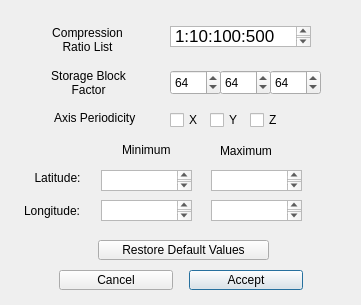
<?xml version="1.0" encoding="UTF-8"?>
<ui version="4.0">
 <class>Page3adv</class>
 <widget class="QDialog" name="Page3adv">
  <property name="geometry">
   <rect>
    <x>0</x>
    <y>0</y>
    <width>361</width>
    <height>305</height>
   </rect>
  </property>
  <property name="windowTitle">
   <string>Create VDF Metadata File: Advanced Options</string>
  </property>
  <widget class="QLabel" name="label_5">
   <property name="geometry">
    <rect>
     <x>48</x>
     <y>67</y>
     <width>81</width>
     <height>31</height>
    </rect>
   </property>
   <property name="text">
    <string>Storage Block Factor</string>
   </property>
   <property name="alignment">
    <set>Qt::AlignCenter</set>
   </property>
   <property name="wordWrap">
    <bool>true</bool>
   </property>
  </widget>
  <widget class="QSpinBox" name="bsxSpinner">
   <property name="enabled">
    <bool>true</bool>
   </property>
   <property name="geometry">
    <rect>
     <x>170</x>
     <y>70</y>
     <width>51</width>
     <height>25</height>
    </rect>
   </property>
   <property name="toolTip">
    <string>Internal storage blocking factor expressed in grid points (NXxNYxNZ).  Default: 64x64x64.  Recommended to be a power of 2.</string>
   </property>
   <property name="minimum">
    <number>1</number>
   </property>
   <property name="maximum">
    <number>65536</number>
   </property>
   <property name="value">
    <number>64</number>
   </property>
  </widget>
  <widget class="QSpinBox" name="bszSpinner">
   <property name="geometry">
    <rect>
     <x>270</x>
     <y>70</y>
     <width>51</width>
     <height>25</height>
    </rect>
   </property>
   <property name="toolTip">
    <string>Internal storage blocking factor expressed in grid points (NXxNYxNZ).  Default: 64x64x64.    Recommended to be a power of 2.</string>
   </property>
   <property name="minimum">
    <number>1</number>
   </property>
   <property name="maximum">
    <number>65536</number>
   </property>
   <property name="value">
    <number>64</number>
   </property>
  </widget>
  <widget class="QCheckBox" name="periodicxButton">
   <property name="geometry">
    <rect>
     <x>170</x>
     <y>110</y>
     <width>31</width>
     <height>20</height>
    </rect>
   </property>
   <property name="toolTip">
    <string>Axis periodicity specifies whether data will &quot;loop back&quot; to its start or end point, after exceeding the bounds of an axis.</string>
   </property>
   <property name="text">
    <string>X</string>
   </property>
  </widget>
  <widget class="QLabel" name="label_4">
   <property name="geometry">
    <rect>
     <x>54</x>
     <y>110</y>
     <width>101</width>
     <height>16</height>
    </rect>
   </property>
   <property name="text">
    <string>Axis Periodicity</string>
   </property>
  </widget>
  <widget class="QLabel" name="label_7">
   <property name="geometry">
    <rect>
     <x>37</x>
     <y>24</y>
     <width>101</width>
     <height>31</height>
    </rect>
   </property>
   <property name="text">
    <string>Compression Ratio List</string>
   </property>
   <property name="alignment">
    <set>Qt::AlignCenter</set>
   </property>
   <property name="wordWrap">
    <bool>true</bool>
   </property>
  </widget>
  <widget class="QTextEdit" name="compressionRatioBox">
   <property name="geometry">
    <rect>
     <x>170</x>
     <y>26</y>
     <width>141</width>
     <height>21</height>
    </rect>
   </property>
   <property name="toolTip">
    <string>Colon delimited list compression ratios. The default is 1:10:100:500.  The maximum compression ratio is wavelet and block size dependent. </string>
   </property>
   <property name="html">
    <string>&lt;!DOCTYPE HTML PUBLIC &quot;-//W3C//DTD HTML 4.0//EN&quot; &quot;http://www.w3.org/TR/REC-html40/strict.dtd&quot;&gt;
&lt;html&gt;&lt;head&gt;&lt;meta name=&quot;qrichtext&quot; content=&quot;1&quot; /&gt;&lt;style type=&quot;text/css&quot;&gt;
p, li { white-space: pre-wrap; }
&lt;/style&gt;&lt;/head&gt;&lt;body style=&quot; font-family:'Lucida Grande'; font-size:13pt; font-weight:400; font-style:normal;&quot;&gt;
&lt;p style=&quot; margin-top:0px; margin-bottom:0px; margin-left:0px; margin-right:0px; -qt-block-indent:0; text-indent:0px;&quot;&gt;1:10:100:500&lt;/p&gt;&lt;/body&gt;&lt;/html&gt;</string>
   </property>
  </widget>
  <widget class="QCheckBox" name="periodicyButton">
   <property name="geometry">
    <rect>
     <x>210</x>
     <y>110</y>
     <width>31</width>
     <height>20</height>
    </rect>
   </property>
   <property name="text">
    <string>Y</string>
   </property>
  </widget>
  <widget class="QSpinBox" name="bsySpinner">
   <property name="geometry">
    <rect>
     <x>220</x>
     <y>70</y>
     <width>51</width>
     <height>25</height>
    </rect>
   </property>
   <property name="toolTip">
    <string>Internal storage blocking factor expressed in grid points (NXxNYxNZ).  Default: 64x64x64.    Recommended to be a power of 2.</string>
   </property>
   <property name="minimum">
    <number>1</number>
   </property>
   <property name="maximum">
    <number>65536</number>
   </property>
   <property name="value">
    <number>64</number>
   </property>
  </widget>
  <widget class="QCheckBox" name="periodiczButton">
   <property name="geometry">
    <rect>
     <x>250</x>
     <y>110</y>
     <width>31</width>
     <height>20</height>
    </rect>
   </property>
   <property name="text">
    <string>Z</string>
   </property>
  </widget>
  <widget class="QPushButton" name="acceptButton">
   <property name="geometry">
    <rect>
     <x>189</x>
     <y>270</y>
     <width>114</width>
     <height>20</height>
    </rect>
   </property>
   <property name="text">
    <string>Accept</string>
   </property>
  </widget>
  <widget class="QPushButton" name="cancelButton">
   <property name="geometry">
    <rect>
     <x>59</x>
     <y>270</y>
     <width>114</width>
     <height>20</height>
    </rect>
   </property>
   <property name="text">
    <string>Cancel</string>
   </property>
  </widget>
  <widget class="QPushButton" name="restoreDefaultButton">
   <property name="geometry">
    <rect>
     <x>98</x>
     <y>240</y>
     <width>171</width>
     <height>20</height>
    </rect>
   </property>
   <property name="text">
    <string>Restore Default Values</string>
   </property>
  </widget>
  <widget class="QLabel" name="label">
   <property name="geometry">
    <rect>
     <x>22</x>
     <y>168</y>
     <width>71</width>
     <height>20</height>
    </rect>
   </property>
   <property name="text">
    <string>Latitude:</string>
   </property>
   <property name="alignment">
    <set>Qt::AlignCenter</set>
   </property>
  </widget>
  <widget class="QLabel" name="label_2">
   <property name="geometry">
    <rect>
     <x>24</x>
     <y>201</y>
     <width>71</width>
     <height>20</height>
    </rect>
   </property>
   <property name="text">
    <string>Longitude:</string>
   </property>
  </widget>
  <widget class="QLabel" name="label_3">
   <property name="geometry">
    <rect>
     <x>122</x>
     <y>140</y>
     <width>71</width>
     <height>20</height>
    </rect>
   </property>
   <property name="text">
    <string>Minimum</string>
   </property>
  </widget>
  <widget class="QLabel" name="label_6">
   <property name="geometry">
    <rect>
     <x>220</x>
     <y>143</y>
     <width>71</width>
     <height>16</height>
    </rect>
   </property>
   <property name="text">
    <string>Maximum</string>
   </property>
  </widget>
  <widget class="QTextEdit" name="minLatExtents">
   <property name="geometry">
    <rect>
     <x>101</x>
     <y>170</y>
     <width>91</width>
     <height>21</height>
    </rect>
   </property>
   <property name="html">
    <string>&lt;!DOCTYPE HTML PUBLIC &quot;-//W3C//DTD HTML 4.0//EN&quot; &quot;http://www.w3.org/TR/REC-html40/strict.dtd&quot;&gt;
&lt;html&gt;&lt;head&gt;&lt;meta name=&quot;qrichtext&quot; content=&quot;1&quot; /&gt;&lt;style type=&quot;text/css&quot;&gt;
p, li { white-space: pre-wrap; }
&lt;/style&gt;&lt;/head&gt;&lt;body style=&quot; font-family:'Lucida Grande'; font-size:13pt; font-weight:400; font-style:normal;&quot;&gt;
&lt;p style=&quot;-qt-paragraph-type:empty; margin-top:0px; margin-bottom:0px; margin-left:0px; margin-right:0px; -qt-block-indent:0; text-indent:0px;&quot;&gt;&lt;br /&gt;&lt;/p&gt;&lt;/body&gt;&lt;/html&gt;</string>
   </property>
  </widget>
  <widget class="QTextEdit" name="minLonExtents">
   <property name="geometry">
    <rect>
     <x>101</x>
     <y>200</y>
     <width>91</width>
     <height>21</height>
    </rect>
   </property>
   <property name="html">
    <string>&lt;!DOCTYPE HTML PUBLIC &quot;-//W3C//DTD HTML 4.0//EN&quot; &quot;http://www.w3.org/TR/REC-html40/strict.dtd&quot;&gt;
&lt;html&gt;&lt;head&gt;&lt;meta name=&quot;qrichtext&quot; content=&quot;1&quot; /&gt;&lt;style type=&quot;text/css&quot;&gt;
p, li { white-space: pre-wrap; }
&lt;/style&gt;&lt;/head&gt;&lt;body style=&quot; font-family:'Lucida Grande'; font-size:13pt; font-weight:400; font-style:normal;&quot;&gt;
&lt;p style=&quot;-qt-paragraph-type:empty; margin-top:0px; margin-bottom:0px; margin-left:0px; margin-right:0px; -qt-block-indent:0; text-indent:0px;&quot;&gt;&lt;br /&gt;&lt;/p&gt;&lt;/body&gt;&lt;/html&gt;</string>
   </property>
  </widget>
  <widget class="QTextEdit" name="maxLatExtents">
   <property name="geometry">
    <rect>
     <x>211</x>
     <y>170</y>
     <width>91</width>
     <height>21</height>
    </rect>
   </property>
   <property name="html">
    <string>&lt;!DOCTYPE HTML PUBLIC &quot;-//W3C//DTD HTML 4.0//EN&quot; &quot;http://www.w3.org/TR/REC-html40/strict.dtd&quot;&gt;
&lt;html&gt;&lt;head&gt;&lt;meta name=&quot;qrichtext&quot; content=&quot;1&quot; /&gt;&lt;style type=&quot;text/css&quot;&gt;
p, li { white-space: pre-wrap; }
&lt;/style&gt;&lt;/head&gt;&lt;body style=&quot; font-family:'Lucida Grande'; font-size:13pt; font-weight:400; font-style:normal;&quot;&gt;
&lt;p style=&quot;-qt-paragraph-type:empty; margin-top:0px; margin-bottom:0px; margin-left:0px; margin-right:0px; -qt-block-indent:0; text-indent:0px;&quot;&gt;&lt;br /&gt;&lt;/p&gt;&lt;/body&gt;&lt;/html&gt;</string>
   </property>
  </widget>
  <widget class="QTextEdit" name="maxLonExtents">
   <property name="geometry">
    <rect>
     <x>211</x>
     <y>200</y>
     <width>91</width>
     <height>21</height>
    </rect>
   </property>
   <property name="html">
    <string>&lt;!DOCTYPE HTML PUBLIC &quot;-//W3C//DTD HTML 4.0//EN&quot; &quot;http://www.w3.org/TR/REC-html40/strict.dtd&quot;&gt;
&lt;html&gt;&lt;head&gt;&lt;meta name=&quot;qrichtext&quot; content=&quot;1&quot; /&gt;&lt;style type=&quot;text/css&quot;&gt;
p, li { white-space: pre-wrap; }
&lt;/style&gt;&lt;/head&gt;&lt;body style=&quot; font-family:'Lucida Grande'; font-size:13pt; font-weight:400; font-style:normal;&quot;&gt;
&lt;p style=&quot;-qt-paragraph-type:empty; margin-top:0px; margin-bottom:0px; margin-left:0px; margin-right:0px; -qt-block-indent:0; text-indent:0px;&quot;&gt;&lt;br /&gt;&lt;/p&gt;&lt;/body&gt;&lt;/html&gt;</string>
   </property>
  </widget>
 </widget>
 <resources/>
 <connections/>
</ui>
